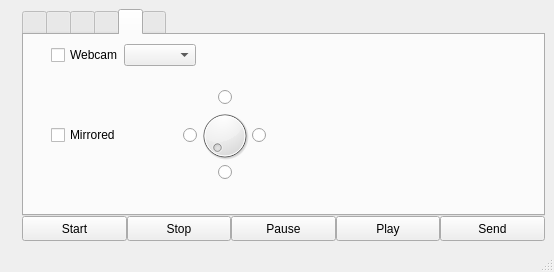
<?xml version="1.0" encoding="UTF-8"?>
<ui version="4.0">
 <class>MainWindow</class>
 <widget class="QMainWindow" name="MainWindow">
  <property name="windowModality">
   <enum>Qt::ApplicationModal</enum>
  </property>
  <property name="geometry">
   <rect>
    <x>0</x>
    <y>0</y>
    <width>554</width>
    <height>272</height>
   </rect>
  </property>
  <property name="windowTitle">
   <string notr="true">vokoscreen5</string>
  </property>
  <widget class="QWidget" name="centralwidget">
   <layout class="QHBoxLayout" name="horizontalLayout_2">
    <item>
     <layout class="QHBoxLayout" name="horizontalLayout">
      <property name="spacing">
       <number>6</number>
      </property>
      <item>
       <widget class="QLabel" name="label">
        <property name="maximumSize">
         <size>
          <width>100</width>
          <height>200</height>
         </size>
        </property>
        <property name="text">
         <string/>
        </property>
        <property name="pixmap">
         <pixmap resource="vokoscreen.qrc">:/pictures/VokoCola.png</pixmap>
        </property>
        <property name="scaledContents">
         <bool>true</bool>
        </property>
       </widget>
      </item>
      <item>
       <layout class="QVBoxLayout" name="verticalLayout_2">
        <property name="spacing">
         <number>0</number>
        </property>
        <item>
         <widget class="QTabWidget" name="tabWidget">
          <property name="currentIndex">
           <number>4</number>
          </property>
          <property name="iconSize">
           <size>
            <width>32</width>
            <height>32</height>
           </size>
          </property>
          <widget class="QWidget" name="tab">
           <attribute name="icon">
            <iconset theme="video-display">
             <normalon>:/pictures/monitor.png</normalon>
            </iconset>
           </attribute>
           <attribute name="title">
            <string notr="true"/>
           </attribute>
           <layout class="QHBoxLayout" name="horizontalLayout_3">
            <property name="spacing">
             <number>6</number>
            </property>
            <item>
             <layout class="QGridLayout" name="gridLayout">
              <property name="leftMargin">
               <number>18</number>
              </property>
              <property name="verticalSpacing">
               <number>15</number>
              </property>
              <item row="3" column="0">
               <spacer name="horizontalSpacer_2">
                <property name="orientation">
                 <enum>Qt::Horizontal</enum>
                </property>
                <property name="sizeHint" stdset="0">
                 <size>
                  <width>40</width>
                  <height>20</height>
                 </size>
                </property>
               </spacer>
              </item>
              <item row="0" column="0">
               <widget class="QRadioButton" name="radioButton">
                <property name="text">
                 <string>Fullscreen</string>
                </property>
                <property name="checked">
                 <bool>true</bool>
                </property>
               </widget>
              </item>
              <item row="3" column="1">
               <layout class="QHBoxLayout" name="horizontalLayout_5">
                <property name="spacing">
                 <number>6</number>
                </property>
                <item>
                 <widget class="QLabel" name="label_2">
                  <property name="text">
                   <string>Countdown</string>
                  </property>
                 </widget>
                </item>
                <item>
                 <widget class="QSpinBox" name="spinBox"/>
                </item>
                <item>
                 <spacer name="horizontalSpacer_3">
                  <property name="orientation">
                   <enum>Qt::Horizontal</enum>
                  </property>
                  <property name="sizeHint" stdset="0">
                   <size>
                    <width>40</width>
                    <height>20</height>
                   </size>
                  </property>
                 </spacer>
                </item>
               </layout>
              </item>
              <item row="1" column="0">
               <widget class="QRadioButton" name="radioButton_2">
                <property name="text">
                 <string>Window</string>
                </property>
               </widget>
              </item>
              <item row="2" column="0">
               <widget class="QRadioButton" name="radioButton_3">
                <property name="text">
                 <string>Area</string>
                </property>
               </widget>
              </item>
              <item row="0" column="1">
               <layout class="QHBoxLayout" name="horizontalLayout_4">
                <item>
                 <widget class="QCheckBox" name="checkBox">
                  <property name="text">
                   <string>Magnification</string>
                  </property>
                 </widget>
                </item>
                <item>
                 <widget class="QToolButton" name="toolButton">
                  <property name="text">
                   <string notr="true">...</string>
                  </property>
                 </widget>
                </item>
                <item>
                 <spacer name="horizontalSpacer">
                  <property name="orientation">
                   <enum>Qt::Horizontal</enum>
                  </property>
                  <property name="sizeHint" stdset="0">
                   <size>
                    <width>40</width>
                    <height>20</height>
                   </size>
                  </property>
                 </spacer>
                </item>
               </layout>
              </item>
             </layout>
            </item>
           </layout>
          </widget>
          <widget class="QWidget" name="tab_2">
           <attribute name="icon">
            <iconset>
             <normalon>:/pictures/micro.png</normalon>
            </iconset>
           </attribute>
           <attribute name="title">
            <string notr="true"/>
           </attribute>
          </widget>
          <widget class="QWidget" name="tab_3">
           <attribute name="icon">
            <iconset>
             <normalon>:/pictures/videooptionen.png</normalon>
            </iconset>
           </attribute>
           <attribute name="title">
            <string notr="true"/>
           </attribute>
          </widget>
          <widget class="QWidget" name="tab_4">
           <attribute name="icon">
            <iconset>
             <normalon>:/pictures/tools.png</normalon>
            </iconset>
           </attribute>
           <attribute name="title">
            <string notr="true"/>
           </attribute>
          </widget>
          <widget class="QWidget" name="tab_5">
           <attribute name="icon">
            <iconset>
             <normalon>:/pictures/webcam.png</normalon>
            </iconset>
           </attribute>
           <attribute name="title">
            <string notr="true"/>
           </attribute>
           <layout class="QVBoxLayout" name="verticalLayout_3">
            <item>
             <layout class="QVBoxLayout" name="verticalLayout">
              <property name="spacing">
               <number>0</number>
              </property>
              <property name="leftMargin">
               <number>18</number>
              </property>
              <item>
               <layout class="QHBoxLayout" name="horizontalLayout_6">
                <item>
                 <widget class="QCheckBox" name="checkBox_2">
                  <property name="text">
                   <string>Webcam</string>
                  </property>
                 </widget>
                </item>
                <item>
                 <widget class="QComboBox" name="webcamComboBox"/>
                </item>
                <item>
                 <spacer name="horizontalSpacer_9">
                  <property name="orientation">
                   <enum>Qt::Horizontal</enum>
                  </property>
                  <property name="sizeHint" stdset="0">
                   <size>
                    <width>40</width>
                    <height>20</height>
                   </size>
                  </property>
                 </spacer>
                </item>
               </layout>
              </item>
              <item>
               <layout class="QHBoxLayout" name="horizontalLayout_7" stretch="0,0,0">
                <property name="sizeConstraint">
                 <enum>QLayout::SetDefaultConstraint</enum>
                </property>
                <item>
                 <widget class="QCheckBox" name="checkBox_3">
                  <property name="text">
                   <string>Mirrored</string>
                  </property>
                 </widget>
                </item>
                <item>
                 <layout class="QVBoxLayout" name="verticalLayout_4" stretch="0,0,0,0,0">
                  <property name="spacing">
                   <number>0</number>
                  </property>
                  <property name="topMargin">
                   <number>0</number>
                  </property>
                  <item>
                   <spacer name="verticalSpacer_2">
                    <property name="orientation">
                     <enum>Qt::Vertical</enum>
                    </property>
                    <property name="sizeHint" stdset="0">
                     <size>
                      <width>20</width>
                      <height>40</height>
                     </size>
                    </property>
                   </spacer>
                  </item>
                  <item>
                   <layout class="QHBoxLayout" name="horizontalLayout_9">
                    <property name="spacing">
                     <number>0</number>
                    </property>
                    <property name="topMargin">
                     <number>0</number>
                    </property>
                    <item>
                     <spacer name="horizontalSpacer_5">
                      <property name="orientation">
                       <enum>Qt::Horizontal</enum>
                      </property>
                      <property name="sizeHint" stdset="0">
                       <size>
                        <width>40</width>
                        <height>20</height>
                       </size>
                      </property>
                     </spacer>
                    </item>
                    <item>
                     <widget class="QRadioButton" name="radioButton_6">
                      <property name="text">
                       <string notr="true"/>
                      </property>
                     </widget>
                    </item>
                    <item>
                     <spacer name="horizontalSpacer_6">
                      <property name="orientation">
                       <enum>Qt::Horizontal</enum>
                      </property>
                      <property name="sizeHint" stdset="0">
                       <size>
                        <width>40</width>
                        <height>20</height>
                       </size>
                      </property>
                     </spacer>
                    </item>
                   </layout>
                  </item>
                  <item>
                   <layout class="QHBoxLayout" name="horizontalLayout_8">
                    <property name="spacing">
                     <number>0</number>
                    </property>
                    <item>
                     <spacer name="horizontalSpacer_7">
                      <property name="orientation">
                       <enum>Qt::Horizontal</enum>
                      </property>
                      <property name="sizeHint" stdset="0">
                       <size>
                        <width>40</width>
                        <height>20</height>
                       </size>
                      </property>
                     </spacer>
                    </item>
                    <item>
                     <widget class="QRadioButton" name="radioButton_4">
                      <property name="text">
                       <string notr="true"/>
                      </property>
                     </widget>
                    </item>
                    <item>
                     <widget class="QDial" name="dial">
                      <property name="sizePolicy">
                       <sizepolicy hsizetype="Preferred" vsizetype="Preferred">
                        <horstretch>0</horstretch>
                        <verstretch>0</verstretch>
                       </sizepolicy>
                      </property>
                      <property name="minimumSize">
                       <size>
                        <width>55</width>
                        <height>55</height>
                       </size>
                      </property>
                      <property name="maximumSize">
                       <size>
                        <width>55</width>
                        <height>55</height>
                       </size>
                      </property>
                      <property name="orientation">
                       <enum>Qt::Horizontal</enum>
                      </property>
                     </widget>
                    </item>
                    <item>
                     <widget class="QRadioButton" name="radioButton_5">
                      <property name="text">
                       <string notr="true"/>
                      </property>
                     </widget>
                    </item>
                    <item>
                     <spacer name="horizontalSpacer_8">
                      <property name="orientation">
                       <enum>Qt::Horizontal</enum>
                      </property>
                      <property name="sizeHint" stdset="0">
                       <size>
                        <width>40</width>
                        <height>20</height>
                       </size>
                      </property>
                     </spacer>
                    </item>
                   </layout>
                  </item>
                  <item>
                   <layout class="QHBoxLayout" name="horizontalLayout_10">
                    <property name="spacing">
                     <number>0</number>
                    </property>
                    <item>
                     <spacer name="horizontalSpacer_10">
                      <property name="orientation">
                       <enum>Qt::Horizontal</enum>
                      </property>
                      <property name="sizeHint" stdset="0">
                       <size>
                        <width>40</width>
                        <height>20</height>
                       </size>
                      </property>
                     </spacer>
                    </item>
                    <item>
                     <widget class="QRadioButton" name="radioButton_7">
                      <property name="text">
                       <string notr="true"/>
                      </property>
                     </widget>
                    </item>
                    <item>
                     <spacer name="horizontalSpacer_11">
                      <property name="orientation">
                       <enum>Qt::Horizontal</enum>
                      </property>
                      <property name="sizeHint" stdset="0">
                       <size>
                        <width>40</width>
                        <height>20</height>
                       </size>
                      </property>
                     </spacer>
                    </item>
                   </layout>
                  </item>
                  <item>
                   <spacer name="verticalSpacer">
                    <property name="orientation">
                     <enum>Qt::Vertical</enum>
                    </property>
                    <property name="sizeHint" stdset="0">
                     <size>
                      <width>20</width>
                      <height>40</height>
                     </size>
                    </property>
                   </spacer>
                  </item>
                 </layout>
                </item>
                <item>
                 <spacer name="horizontalSpacer_12">
                  <property name="orientation">
                   <enum>Qt::Horizontal</enum>
                  </property>
                  <property name="sizeHint" stdset="0">
                   <size>
                    <width>40</width>
                    <height>20</height>
                   </size>
                  </property>
                 </spacer>
                </item>
               </layout>
              </item>
             </layout>
            </item>
           </layout>
          </widget>
          <widget class="QWidget" name="tab_6">
           <attribute name="icon">
            <iconset>
             <normalon>:/pictures/about.png</normalon>
            </iconset>
           </attribute>
           <attribute name="title">
            <string notr="true"/>
           </attribute>
          </widget>
         </widget>
        </item>
        <item>
         <layout class="QHBoxLayout" name="horizontalLayout_11">
          <item>
           <widget class="QPushButton" name="pushButton_2">
            <property name="minimumSize">
             <size>
              <width>0</width>
              <height>25</height>
             </size>
            </property>
            <property name="text">
             <string>Start</string>
            </property>
           </widget>
          </item>
          <item>
           <widget class="QPushButton" name="pushButton">
            <property name="minimumSize">
             <size>
              <width>0</width>
              <height>25</height>
             </size>
            </property>
            <property name="text">
             <string>Stop</string>
            </property>
           </widget>
          </item>
          <item>
           <widget class="QPushButton" name="pushButton_3">
            <property name="minimumSize">
             <size>
              <width>0</width>
              <height>25</height>
             </size>
            </property>
            <property name="text">
             <string>Pause</string>
            </property>
           </widget>
          </item>
          <item>
           <widget class="QPushButton" name="pushButton_4">
            <property name="minimumSize">
             <size>
              <width>0</width>
              <height>25</height>
             </size>
            </property>
            <property name="text">
             <string>Play</string>
            </property>
           </widget>
          </item>
          <item>
           <widget class="QPushButton" name="pushButton_5">
            <property name="minimumSize">
             <size>
              <width>0</width>
              <height>25</height>
             </size>
            </property>
            <property name="text">
             <string>Send</string>
            </property>
           </widget>
          </item>
         </layout>
        </item>
       </layout>
      </item>
     </layout>
    </item>
   </layout>
  </widget>
  <widget class="QStatusBar" name="statusbar"/>
 </widget>
 <resources>
  <include location="vokoscreen.qrc"/>
 </resources>
 <connections/>
</ui>
